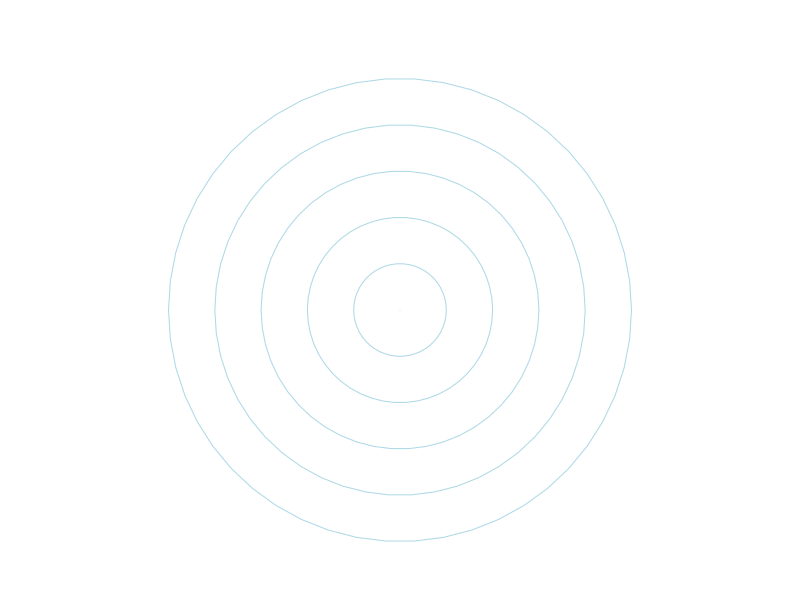

Generate this figure with R: (Note: this script raises an error after producing the figure.)
## ---- chunk 1
library(tidyverse)
library(plotrix)

input <- readLines("../IndividualCode/sampleInput.txt")

df <- data.frame(
  "Fish" = c(gsub("[^a-zA-Z]", "", input[])),
  "Magnitude" = as.double(c(sapply(strsplit(trimws(gsub("[^0-9\\.]", " ", input[])), " "), "[", 1))),
  "Direction" = as.double(c(sapply(strsplit(trimws(gsub("[^0-9\\.]", " ", input[])), " "), "[[", 2)))
)

df <- df %>% mutate(column = round(df$Magnitude * cos(df$Direction)),
                    row = round(df$Magnitude * sin(df$Direction)))
df$column <- df$column + max(df$column) + 1
df$row <- df$row + max(df$row) + 1
df

fishName <-
  c(
    "Halibut",
    "Perch",
    "Red Snapper",
    "YellowfinTuna",
    "Trout",
    "SeaBass",
    "Walleye",
    "Salmon",
    "Mackerel",
    "WhitesaddleGoatfish"
  )
fishLetter <- c("h", "p", "r", "y", "t", "b", "w", "s", "m", "g")
## ---- chunk 2
#base plot
radial.plot(
  df$Magnitude,
  radial.pos = df$Direction,
  label.prop = 1,
  line.col = df$Fish,
  show.radial.grid = FALSE,
  rp.type = "s",
  point.symbols = 19,
  show.centroid = FALSE,
  radial.labels = NA,
  boxed.radial = FALSE,
  point.col = df$Fish,
  labels = NULL,
  grid.col = "light blue",
  cex = 1
)

# #circle for net
# df <-
#   rbind(
#     df,
#     data.frame(
#       "Fish" = "net",
#       "Magnitude" = 3.5,
#       "Direction" = 2 * pi,
#       "column" = round(4.243 * cos(2 * pi)),
#       "row" = round(4.243 * sin(2 * pi))
#     )
#   )
# radial.plot(
#   df$Magnitude,
#   radial.pos = df$Direction,
#   label.prop = 1,
#   line.col = df$Fish,
#   show.radial.grid = FALSE,
#   rp.type = "s",
#   point.symbols = c(19, 19, 19, 19, 19, 19, 19, 19, 19, 19, 19, 19, 19, 19, 19, 1),
#   show.centroid = FALSE,
#   radial.labels = NA,
#   boxed.radial = FALSE,
#   point.col = df$Fish,
#   labels = NULL,
#   grid.col = "light blue",
#   cex = c(1, 1, 1, 1, 1, 1, 1, 1, 1, 1, 1, 1, 1, 1, 1, 15),
#   add = TRUE
# )

#diamond
df <- df[-nrow(df),]
radial.plot(
  df$Magnitude,
  radial.pos = df$Direction,
  label.prop = 1,
  line.col = df$Fish,
  show.radial.grid = FALSE,
  rp.type = "s",
  point.symbols = c(18, 19, 19, 19, 19, 19, 19, 19, 19, 19, 19, 19, 19, 19, 19),
  show.centroid = FALSE,
  radial.labels = NA,
  boxed.radial = FALSE,
  point.col = df$Fish,
  labels = NULL,
  grid.col = "light blue",
  cex = 2,
  add = TRUE
)
